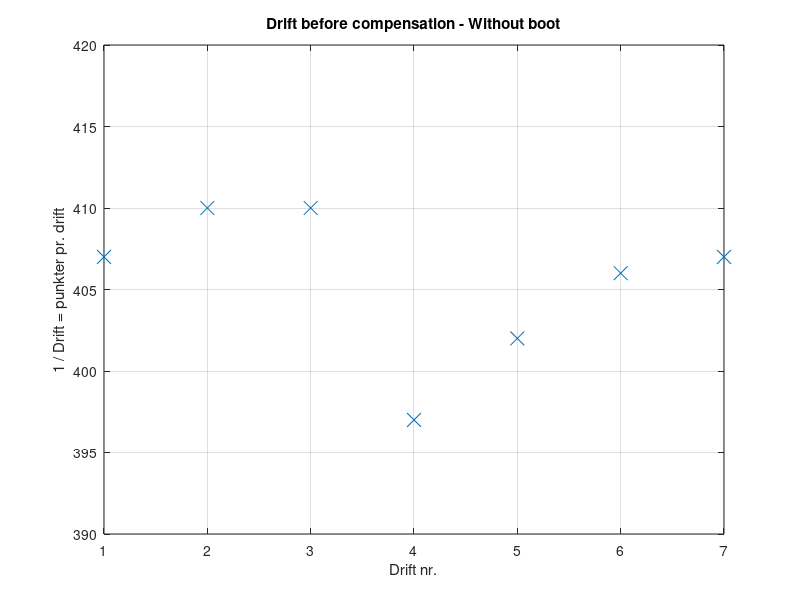
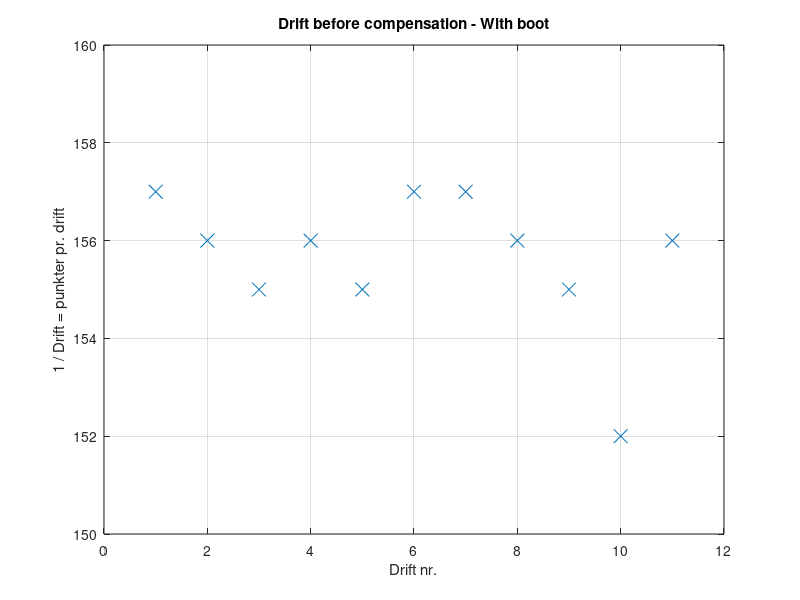

MATLAB code to generate these figures, in order:
clc;
clear all;

%% Test af sleep() før autostart på den embeddede 

y = [407,410,410,397,402,406,407];
%y_gns = ((y(1)+y(2)+y(3)+y(4)+y(5)+y(6)+y(7)) / 7;
figure(1);clf;
plot(y,'x','MarkerSize',10);
hold on;
grid on;
title('Drift before compensation - Without boot')
xlabel('Drift nr.');
ylabel('1 / Drift = punkter pr. drift');
ylim([390 420]);
hold off;


%% Før auto med kompensering
%Tjooooo, kun et halvt punkt - så det konkluderes i stedet på drift.


%% Test af sleep() med autostart

y = [157,156,155,156,155,157,157,156,155,152,156];
%y_gns = ((y(1)+y(2)+y(3)+y(4)+y(5)+y(6)+y(7)) / 11;
figure(2);clf;
plot(y,'x','MarkerSize',10);
hold on;
grid on;
title('Drift before compensation - With boot')
xlabel('Drift nr.');
ylabel('1 / Drift = punkter pr. drift');
ylim([150 160]);
hold off;


%% Efter auto med kompensering